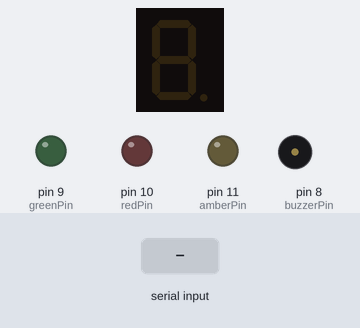
A sketch run on a simulated Arduino Uno, built with avr-gcc and run on an emulated ATmega328P. Shown: 1-digit seven-segment display, output pins drawn as LEDs (lit = HIGH), buzzer (waves = sounding). Wiring (inferred from the names in the program): 1-digit 7-segment display, segments lit when HIGH: segments pin 7, pin 12, pin 4, pin 5, pin 3, pin 2, pin 6. Inputs (shaded band) come from the test bench. The segment pins are drawn as the display they are named for; pins used as bus, display or sensor lines are not drawn.

Above: at 1.2 s.
1.3 s: "FOCUS_START\n" received over Serial
At 2.2 s:
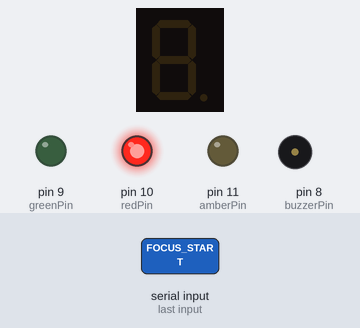
3.1 s: "PAUSE\n" received over Serial
At 3.7 s:
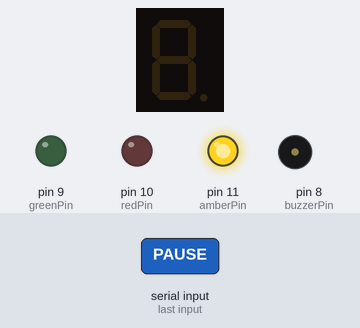
4.6 s: "BREAK_START\n" received over Serial
At 5.9 s:
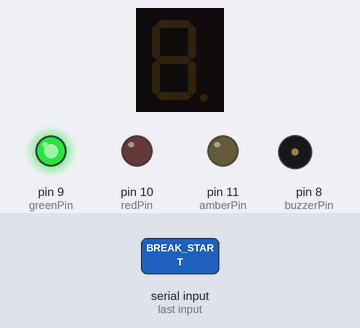
6.5 s: "DISP:\n" received over Serial
At 6.9 s:
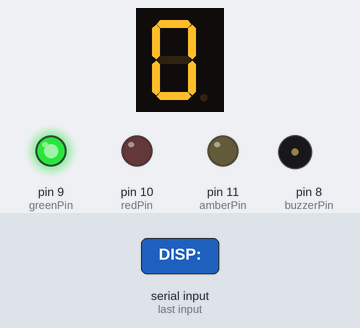
8.0 s: "SESSION_DONE\n" received over Serial
At 8.21 s:
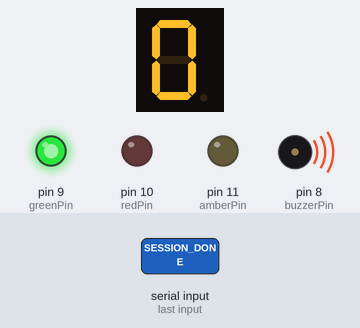
9.9 s: "LED:G:\n" received over Serial
At 10.7 s:
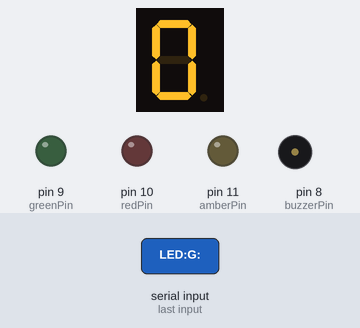
Timing chart, 0 to 12.4 s (numbered marks = the images above; inputs shaded):
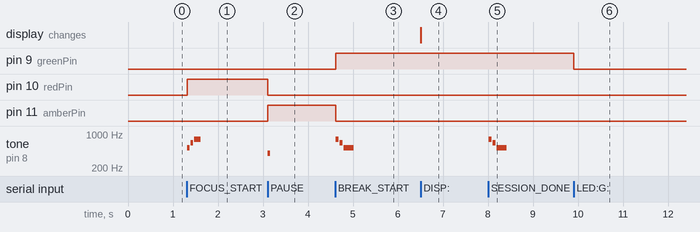

Measured:
- after the input at 1.3 s, pin 10 (redPin): LOW → HIGH at once; tone on pin 8 (buzzerPin): plays 523 Hz for 0.06 s, 659 Hz for 0.06 s, 784 Hz for 0.14 s, starting at once
- after the input at 3.1 s, pin 10 (redPin): HIGH → LOW at once; pin 11 (amberPin): LOW → HIGH at once; tone on pin 8 (buzzerPin): silent → 400 Hz at once, → silent 0.05 s later
- after the input at 4.6 s, pin 9 (greenPin): LOW → HIGH at once; pin 11 (amberPin): HIGH → LOW at once; tone on pin 8 (buzzerPin): plays 784 Hz for 0.07 s, 659 Hz for 0.07 s, 523 Hz for 0.22 s, starting at once
- after the input at 6.5 s, the display: changes at once (image 4)
- after the input at 8.0 s, tone on pin 8 (buzzerPin): plays 784 Hz for 0.07 s, 659 Hz for 0.07 s, 523 Hz for 0.22 s, starting at once
- after the input at 9.9 s, pin 9 (greenPin): HIGH → LOW at once

The sketch:

mochadoro_uno.ino
```cpp
#include <Arduino.h>

const int segPins[] = {7, 12, 4, 5, 3, 2, 6}; // a, b, c, d, e, f, g
const int buzzerPin = 8;
const int greenPin = 9;
const int redPin = 10;
const int amberPin = 11;

// Common cathode: HIGH turns segment ON
const byte digitSegments[10][7] = {
  {HIGH, HIGH, HIGH, HIGH, HIGH, HIGH, LOW},    // 0
  {LOW,  HIGH, HIGH, LOW,  LOW,  LOW,  LOW},    // 1
  {HIGH, HIGH, LOW,  HIGH, HIGH, LOW,  HIGH},   // 2
  {HIGH, HIGH, HIGH, HIGH, LOW,  LOW,  HIGH},   // 3
  {LOW,  HIGH, HIGH, LOW,  LOW,  HIGH, HIGH},   // 4
  {HIGH, LOW,  HIGH, HIGH, LOW,  HIGH, HIGH},   // 5
  {HIGH, LOW,  HIGH, HIGH, HIGH, HIGH, HIGH},   // 6
  {HIGH, HIGH, HIGH, LOW,  LOW,  LOW,  LOW},    // 7
  {HIGH, HIGH, HIGH, HIGH, HIGH, HIGH, HIGH},   // 8
  {HIGH, HIGH, HIGH, HIGH, LOW,  HIGH, HIGH}    // 9
};

void allLedsLow() {
  digitalWrite(redPin, LOW);
  digitalWrite(amberPin, LOW);
  digitalWrite(greenPin, LOW);
}

void playPourChime() {
  tone(buzzerPin, 523); // C5
  delay(60);
  noTone(buzzerPin);
  delay(20);
  tone(buzzerPin, 659); // E5
  delay(60);
  noTone(buzzerPin);
  delay(20);
  tone(buzzerPin, 784); // G5
  delay(140);
  noTone(buzzerPin);
}

void playSipChime() {
  tone(buzzerPin, 784); // G5
  delay(70);
  noTone(buzzerPin);
  delay(20);
  tone(buzzerPin, 659); // E5
  delay(70);
  noTone(buzzerPin);
  delay(20);
  tone(buzzerPin, 523); // C5
  delay(220);
  noTone(buzzerPin);
}

void setup() {
  Serial.begin(9600);
  for (int i = 0; i < 7; i++) {
    pinMode(segPins[i], OUTPUT);
  }
  pinMode(buzzerPin, OUTPUT);
  pinMode(greenPin, OUTPUT);
  pinMode(redPin, OUTPUT);
  pinMode(amberPin, OUTPUT);

  allLedsLow();
  digitalWrite(buzzerPin, LOW);
  clearDisplay();
}

void loop() {
  if (Serial.available() > 0) {
    String cmd = Serial.readStringUntil('\n');
    cmd.trim();
    parseCommand(cmd);
  }
}

void parseCommand(String cmd) {
  if (cmd == "FOCUS_START") {
    allLedsLow();
    digitalWrite(redPin, HIGH);
    playPourChime();
  } else if (cmd == "PAUSE") {
    allLedsLow();
    digitalWrite(amberPin, HIGH);
    tone(buzzerPin, 400, 50); // soft haptic tap
  } else if (cmd == "BREAK_START" || cmd == "SESSION_DONE") {
    allLedsLow();
    digitalWrite(greenPin, HIGH);
    playSipChime();
  } else if (cmd.startsWith("LED:G:")) {
    digitalWrite(greenPin, cmd.substring(6).toInt() ? HIGH : LOW);
  } else if (cmd.startsWith("LED:A:")) {
    digitalWrite(amberPin, cmd.substring(6).toInt() ? HIGH : LOW);
  } else if (cmd.startsWith("LED:R:")) {
    digitalWrite(redPin, cmd.substring(6).toInt() ? HIGH : LOW);
  } else if (cmd.startsWith("DISP:")) {
    int digit = cmd.substring(5).toInt();
    if (digit >= 0 && digit <= 9) {
      showDigit(digit);
    }
  } else if (cmd == "BUZZ:ON") {
    playPourChime();
    } else if (cmd == "BUZZ:OFF") {
    noTone(buzzerPin);
  }
}

void showDigit(int d) {
  for (int i = 0; i < 7; i++) {
    digitalWrite(segPins[i], digitSegments[d][i]);
  }
}

void clearDisplay() {
  for (int i = 0; i < 7; i++) {
    digitalWrite(segPins[i], LOW);
  }
}
```
